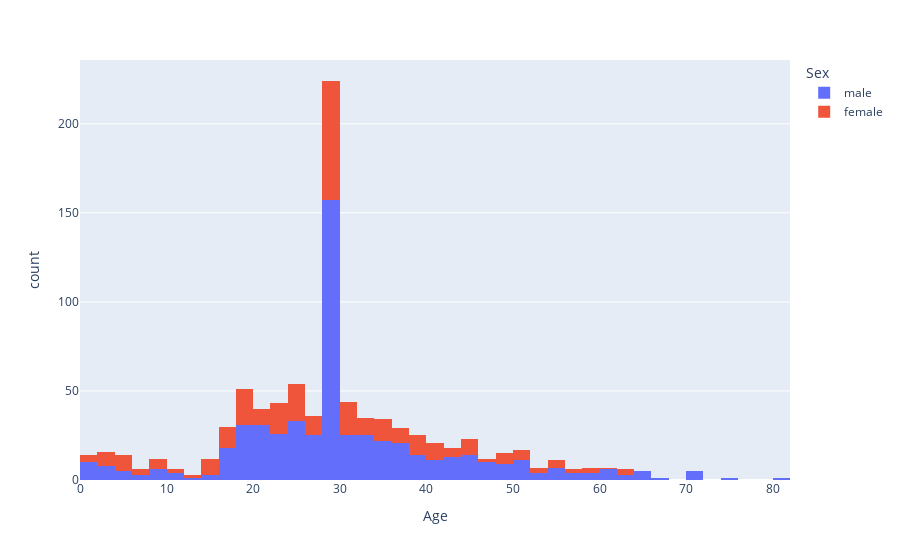

The notebook cell this image was saved under:
### Code cell
#2
px.histogram(df, x="Age", color="Sex")

### Figure 1 — Plotly figure (JSON) as saved in the notebook; plotly's stock layout.template omitted (floating-point values rounded to 4 significant figures; data arrays with more than 128 entries replaced by an {"elided": "..."} marker saying what was removed)
{"data": [{"alignmentgroup": "True", "bingroup": "x", "hovertemplate": "Sex=male<br>Age=%{x}<br>count=%{y}<extra></extra>", "legendgroup": "male", "marker": {"color": "#636efa"}, "name": "male", "offsetgroup": "male", "orientation": "v", "showlegend": true, "type": "histogram", "x": {"elided": "577 float values"}, "xaxis": "x", "yaxis": "y"}, {"alignmentgroup": "True", "bingroup": "x", "hovertemplate": "Sex=female<br>Age=%{x}<br>count=%{y}<extra></extra>", "legendgroup": "female", "marker": {"color": "#EF553B"}, "name": "female", "offsetgroup": "female", "orientation": "v", "showlegend": true, "type": "histogram", "x": {"elided": "314 float values"}, "xaxis": "x", "yaxis": "y"}], "layout": {"barmode": "relative", "legend": {"title": {"text": "Sex"}, "tracegroupgap": 0}, "margin": {"t": 60}, "xaxis": {"anchor": "y", "domain": [0, 1], "title": {"text": "Age"}}, "yaxis": {"anchor": "x", "domain": [0, 1], "title": {"text": "count"}}}}
